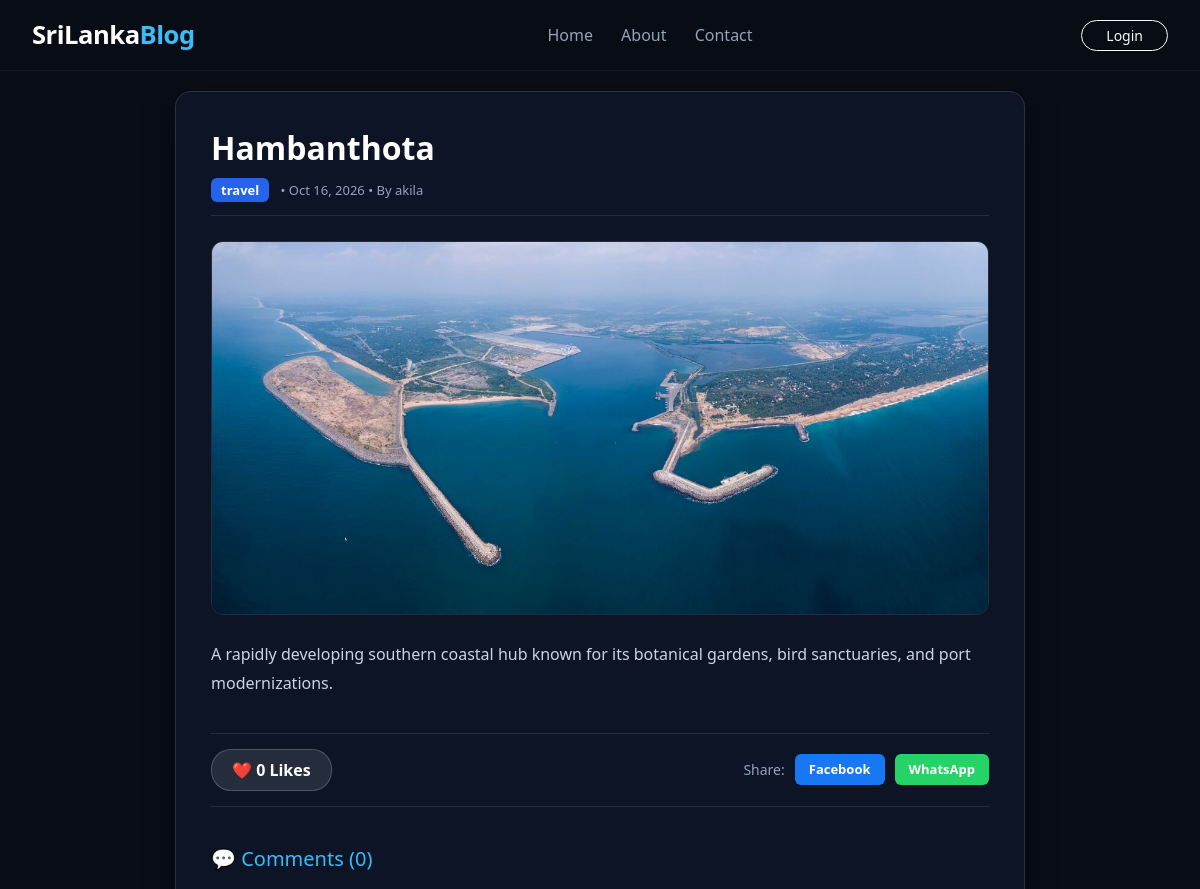
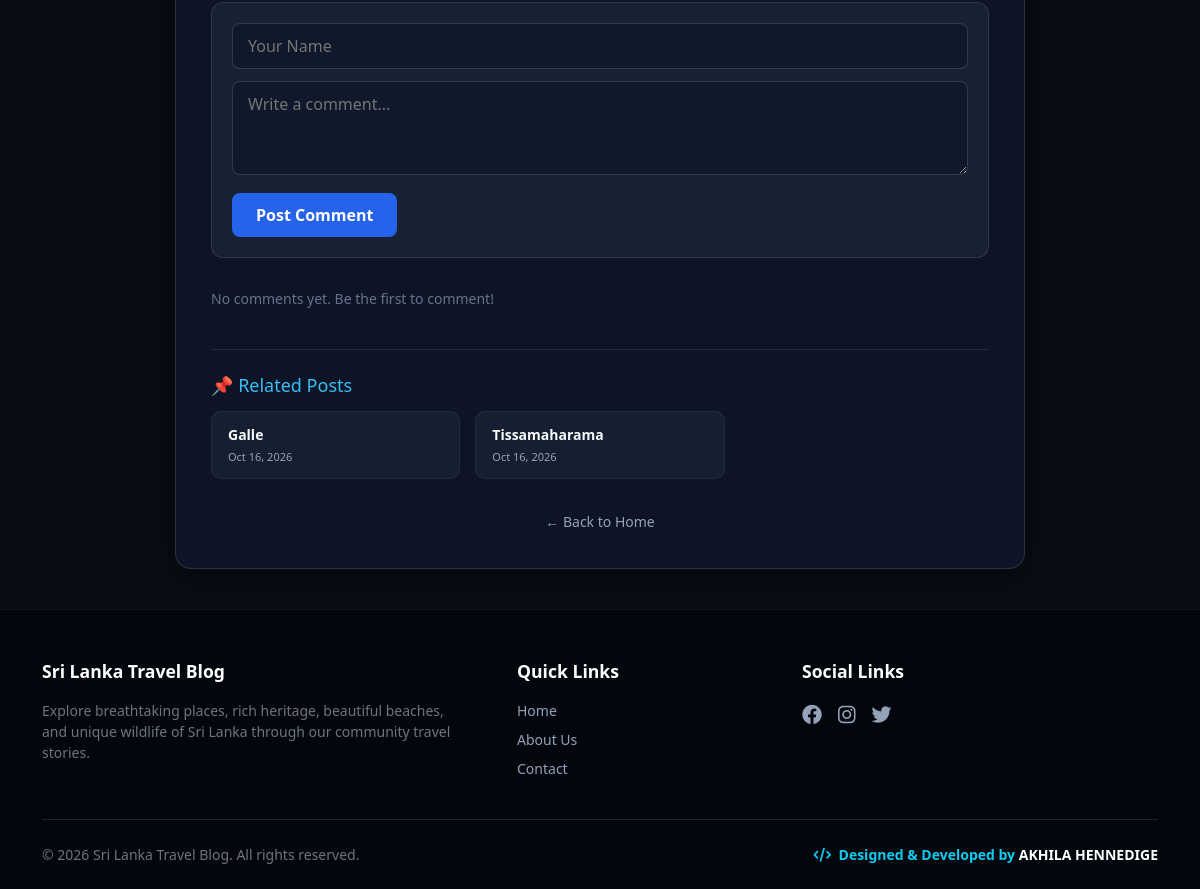
The app's page /post/18/ with its own data (2 pictures, top to bottom).
### blog/models.py (models this page shows, shortened)
class Post(models.Model):
    CATEGORY_CHOICES = [
        ('Travel', 'Travel'),
        ('Culture', 'Culture'),
        ('Food', 'Food'),
    ]
    title = models.CharField(max_length=200)
    slug = models.SlugField(max_length=200, blank=True)
    content = models.TextField()
    image = models.ImageField(upload_to='blog_images/', blank=True, null=True)
    category = models.CharField(max_length=50, choices=CATEGORY_CHOICES, default='Travel')
    district = models.ForeignKey(District, on_delete=models.CASCADE, related_name='places', null=True, blank=True)
    created_at = models.DateTimeField(auto_now_add=True)
    author = models.ForeignKey(User, on_delete=models.CASCADE)
    likes = models.ManyToManyField(User, related_name='blog_likes', blank=True)
    def total_likes(self):
        return self.likes.count()

### blog/views.py (the view)
# urls.py: path('post/<int:pk>/', views.post_detail, name='post_detail'),
def post_detail(request, pk):
    post = get_object_or_404(Post, pk=pk)
    comments = post.comments.all().order_by('-created_at')
    related_posts = Post.objects.filter(district=post.district).exclude(pk=post.pk)[:3] if post.district else Post.objects.exclude(pk=post.pk)[:3]
    if request.method == "POST":
        name = request.POST.get('name')
        body = request.POST.get('body')
        if name and body:
            Comment.objects.create(post=post, name=name, body=body)
            return redirect('post_detail', pk=post.pk)
    liked = False
    if request.user.is_authenticated and post.likes.filter(id=request.user.id).exists():
        liked = True
    return render(request, 'blog/post_detail.html', {
        'post': post,
        'comments': comments,
        'related_posts': related_posts,
        'liked': liked,
        'total_likes': post.total_likes() if hasattr(post, 'total_likes') else 0,
    })

### blog/templates/blog/post_detail.html (shortened to what this page needs)
{% extends 'blog/base.html' %}
{% block content %}
<div class="post-detail-container">
    <h1 class="post-title">{{ post.title }}</h1>
    <div class="post-meta">
        <span class="post-badge">{{ post.category }}</span>
        <span>• {{ post.created_at|date:"M d, Y" }}</span>
        {% if post.author %}
            <span> • By {{ post.author.username }}</span>
        {% endif %}
    </div>
    {% if post.image %}
        <img src="{{ post.image.url }}" class="post-cover-img" alt="{{ post.title }}">
    {% endif %}
    <div class="post-body">
        {{ post.content|linebreaks }}
    </div>
    <div class="action-bar">
        <form action="{% url 'like_post' post.pk %}" method="POST" style="margin: 0;">
            <button type="submit" class="like-btn {% if liked %}liked{% endif %}">
                ❤️ {{ total_likes }} Likes
            </button>
        </form>
        <div class="share-btns">
            <span style="font-size: 14px; color: #94a3b8;">Share:</span>
            <a href="https://www.facebook.com/sharer/sharer.php?u={{ request.build_absolute_uri }}" target="_blank" class="share-btn" style="background: #1877f2;">Facebook</a>
            <a href="https://api.whatsapp.com/send?text={{ request.build_absolute_uri }}" target="_blank" class="share-btn" style="background: #25d366;">WhatsApp</a>
        </div>
    </div>
    <div style="margin-bottom: 40px;">
        <h3 style="color: #38bdf8; margin-bottom: 20px; font-size: 20px;">💬 Comments ({{ comments.count }})</h3>
        <form method="POST" style="margin-bottom: 30px; background: rgba(30, 41, 59, 0.7); padding: 20px; border-radius: 12px; border: 1px solid rgba(255, 255, 255, 0.1);">
            <input type="text" name="name" placeholder="Your Name" required style="width: 100%; padding: 10px 15px; margin-bottom: 12px; background: rgba(15, 23, 42, 0.8); border: 1px solid rgba(255,255,255,0.15); border-radius: 8px; color: #fff; outline: none;">
            <textarea name="body" rows="3" placeholder="Write a comment..." required style="width: 100%; padding: 10px 15px; margin-bottom: 12px; background: rgba(15, 23, 42, 0.8); border: 1px solid rgba(255,255,255,0.15); border-radius: 8px; color: #fff; outline: none;"></textarea>
            <button type="submit" style="background: #2563eb; color: #fff; border: none; padding: 10px 24px; border-radius: 8px; cursor: pointer; font-weight: bold;">Post Comment</button>
        </form>
        {% for comment in comments %}
            <div class="comment-card">
                <div style="font-weight: bold; color: #818cf8; font-size: 14px;">
                    {{ comment.name }}
                    <span style="font-size: 11px; color: #64748b; font-weight: normal; margin-left: 8px;">{{ comment.created_at|date:"M d, Y H:i" }}</span>
                </div>
                <div style="font-size: 14px; margin-top: 6px; color: #cbd5e1;">{{ comment.body }}</div>
            </div>
        {% empty %}
            <p style="color: #64748b; font-size: 14px;">No comments yet. Be the first to comment!</p>
        {% endfor %}
    </div>
    {% if related_posts %}
        <div style="border-top: 1px solid rgba(255, 255, 255, 0.1); padding-top: 25px;">
            <h3 style="color: #38bdf8; margin-bottom: 15px; font-size: 18px;">📌 Related Posts</h3>
            <div style="display: grid; grid-template-columns: repeat(auto-fill, minmax(220px, 1fr)); gap: 15px;">
                {% for r_post in related_posts %}
                    <a href="{% url 'post_detail' r_post.pk %}" style="background: rgba(30, 41, 59, 0.6); border-radius: 10px; padding: 12px 16px; text-decoration: none; color: #fff; border: 1px solid rgba(255,255,255,0.05); transition: 0.3s;">
                        <div style="font-weight: bold; font-size: 14px; margin-bottom: 4px; color: #f8fafc;">{{ r_post.title }}</div>
                        <div style="font-size: 11px; color: #94a3b8;">{{ r_post.created_at|date:"M d, Y" }}</div>
                    </a>
                {% endfor %}
            </div>
        </div>
    {% endif %}
    <div style="margin-top: 30px; text-align: center;">
        <a href="{% url 'post_list' %}" style="color: #94a3b8; text-decoration: none; font-size: 14px;">← Back to Home</a>
    </div>
</div>
{% endblock %}

### blog/templates/blog/base.html (style rules this page uses)
:root { --primary-bg: #090d16; --accent-color: #38bdf8; --text-main: #f8fafc; --text-sub: #94a3b8; }
body { font-family: 'Segoe UI', Tahoma, Geneva, Verdana, sans-serif; color: var(--text-main); background-color: var(--primary-bg); min-height: 100vh; display: flex; flex-direction: column; margin: 0; overflow-x: hidden; }

### blog/templates/blog/post_detail.html (style rules this page uses)
.post-detail-container { max-width: 850px; margin: 20px auto 40px auto; background: rgba(15, 23, 42, 0.85); border: 1px solid rgba(255, 255, 255, 0.12); border-radius: 16px; padding: 35px; backdrop-filter: blur(10px); box-shadow: 0 10px 30px rgba(0,0,0,0.5); color: #e2e8f0; }
.post-title { font-size: 32px; font-weight: 800; color: #ffffff; margin-bottom: 12px; line-height: 1.3; }
.post-meta { font-size: 13px; color: #94a3b8; margin-bottom: 25px; padding-bottom: 15px; border-bottom: 1px solid rgba(255, 255, 255, 0.1); }
.post-badge { background: #2563eb; color: #fff; padding: 3px 10px; border-radius: 6px; font-weight: bold; text-transform: lowercase; margin-right: 8px; }
.post-cover-img { width: 100%; max-height: 450px; object-fit: cover; border-radius: 12px; margin-bottom: 25px; border: 1px solid rgba(255, 255, 255, 0.1); }
.post-body { font-size: 16px; line-height: 1.8; color: #cbd5e1; margin-bottom: 35px; }
.action-bar { display: flex; justify-content: space-between; align-items: center; padding: 15px 0; border-top: 1px solid rgba(255, 255, 255, 0.1); border-bottom: 1px solid rgba(255, 255, 255, 0.1); margin-bottom: 40px; flex-wrap: wrap; gap: 15px; }
.like-btn { background: rgba(255, 255, 255, 0.1); color: #fff; border: 1px solid rgba(255, 255, 255, 0.2); padding: 8px 20px; border-radius: 20px; cursor: pointer; font-weight: bold; transition: 0.3s; }
.share-btns { display: flex; gap: 10px; align-items: center; }
.share-btn { padding: 6px 14px; border-radius: 6px; text-decoration: none; color: #fff; font-size: 13px; font-weight: bold; }

### records on screen
Post: title "Hambanthota", category "travel", created_at "Oct 16, 2026", author.username "akila", image (picture), content "A rapidly developing southern coastal hub known for its botanical gardens, bird sanctuaries, and port modernizations."
Post: title "Galle", created_at "Oct 16, 2026"
Post: title "Tissamaharama", created_at "Oct 16, 2026"

### other values on screen
{{ total_likes }} "0"
{{ comments.count }} "0"
